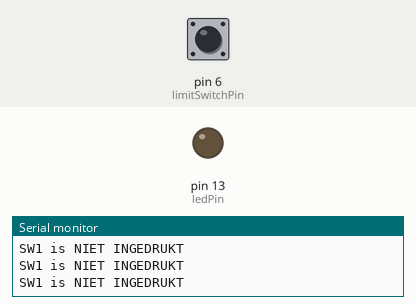
Recording of a sketch running on a simulated Arduino Uno, built with avr-gcc and run on an emulated ATmega328P. Parts: output pins drawn as LEDs (lit = HIGH), the last lines printed to the serial monitor. Inputs (shaded band) come from the test bench; at power-on: pin 6 (limitSwitchPin) HIGH.

Above: at 1.2 s.
1.3 s: pin 6 (limitSwitchPin) pulled LOW for 0.25 s
At 1.5 s:
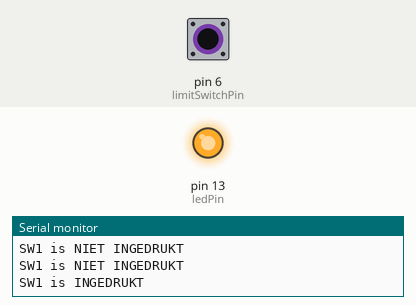
3.1 s: pin 6 (limitSwitchPin) pulled LOW for 3.2 s
At 7.0 s:
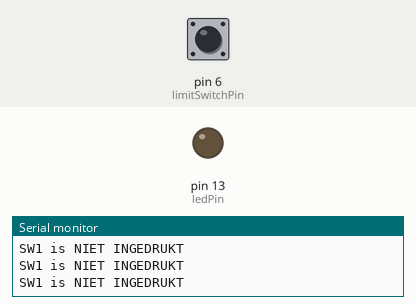
Timing chart, 0 to 8.5 s (numbered marks = the images above; inputs shaded):
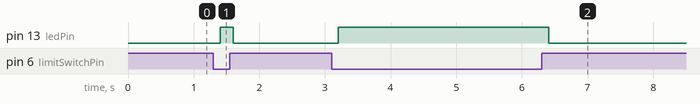

Measured:
- after the input at 1.3 s, pin 13 (ledPin): LOW → HIGH after 0.10 s, → LOW 0.20 s later
- after the input at 3.1 s, pin 13 (ledPin): LOW → HIGH after 0.10 s, → LOW 3.2 s later

The sketch:

limit_switch.ino
```cpp
const int limitSwitchPin = 6; // Pin waar de limit switch is aangesloten
const int ledPin = 13;        // Interne LED pin voor indicatie

void setup() {
  // Zet de limit switch pin als input met een interne pull-up weerstand
  pinMode(limitSwitchPin, INPUT_PULLUP);

  // Zet de LED pin als output
  pinMode(ledPin, OUTPUT);

  // Start de seriële communicatie
  Serial.begin(9600);
}

void loop() {
  // Lees de status van de limit switch
  int switchState = digitalRead(limitSwitchPin);

  // Check de status van de limit switch
  if (switchState == LOW) { // Limit switch is ingedrukt (gesloten)
    Serial.println("SW1 is INGEDRUKT");
    digitalWrite(ledPin, HIGH); // Zet de LED aan
  } else { // Limit switch is niet ingedrukt (open)
    Serial.println("SW1 is NIET INGEDRUKT");
    digitalWrite(ledPin, LOW); // Zet de LED uit
  }

  // Kleine vertraging om het overstromen van de seriële monitor te voorkomen
  delay(200);
}
```
